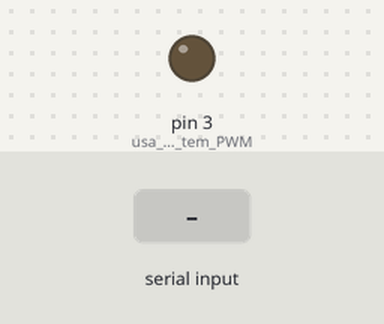
Bench run of a sketch on a simulated Arduino Nano, built with avr-gcc and run on an emulated ATmega328P. Shown: output pins drawn as LEDs (lit = HIGH). The inputs (shaded band) are chosen by the test bench.

Above: at 1.2 s.
1.3 s: "90,45\n" received over Serial
At 2.1 s:
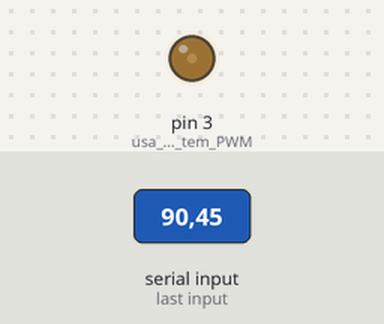
3.8 s: "30,150\n" received over Serial
At 4.6 s:
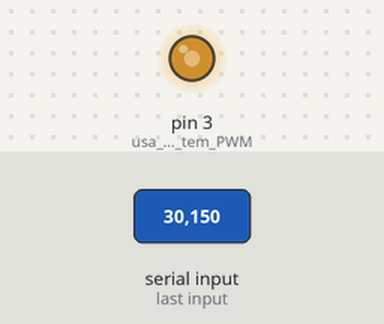
6.3 s: "200\n" received over Serial
At 7.1 s:
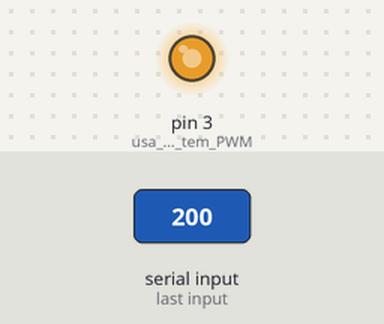
Timing chart, 0 to 9.3 s (numbered marks = the images above; inputs shaded):
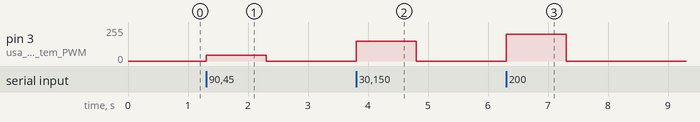

The sketch:

identidade_expandida_0.ino
```cpp
byte brilho = 0; //variavel global para intensidade do brilho do led

void setup() {

Serial.begin(9600); //abre o serial
pinMode(3,OUTPUT);   //usa a porta 3 que tem PWM no Nano

}

void loop() {

  if (Serial.available() > 0) { // ve se a comunicacao esta disponivel
    brilho = Serial.parseInt();    // le e salva o valor de entrada
    analogWrite(3 , brilho);
  }

}
```

Measured:
- after the input at 1.3 s, pin 3 (usa_a_porta_3_que_tem_PWM): 0/255 → 45/255 at once, → 0/255 1.0 s later
- after the input at 3.8 s, pin 3 (usa_a_porta_3_que_tem_PWM): 0/255 → 150/255 at once, → 0/255 1.0 s later
- after the input at 6.3 s, pin 3 (usa_a_porta_3_que_tem_PWM): 0/255 → 200/255 at once, → 0/255 1.0 s later
